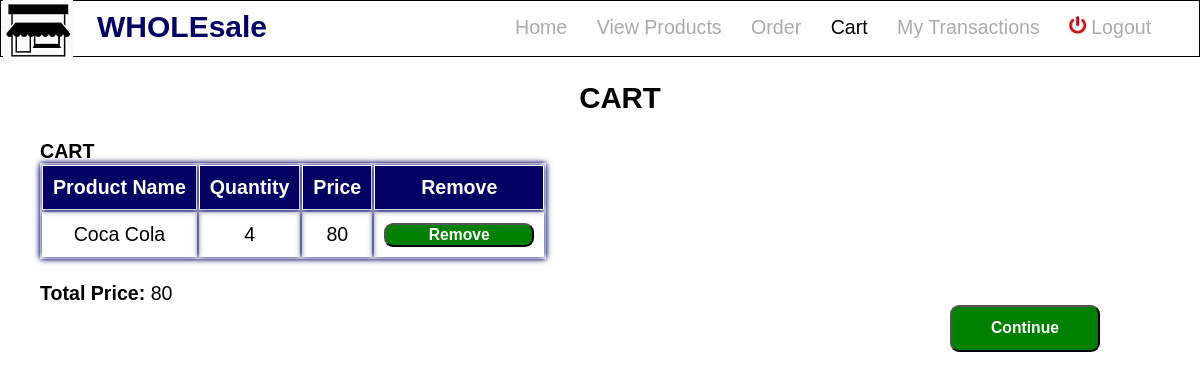
The app's page /cart.php (signed in) with its own data.
### tables this page shows
CREATE TABLE `cart` (
  `product_id` int(11) NOT NULL,
  `product_name` varchar(20) NOT NULL,
  `quantity` int(11) NOT NULL,
  `price` int(11) NOT NULL,
  `customer_id` varchar(20) NOT NULL
);

### cart.php (the view, shortened to what this page needs)
<!DOCTYPE html>
<html>
<head>
	<link rel='stylesheet' href="css/style.css">
</head>
<body>
		<img src="image/whole1.jpg" style="margin-left:3px;float:left"/>
	    <h1 style="float:left;color:#040165;margin:10px 20px;font-size:30px">WHOLEsale</h1>
	    <div class='sidebar'>
	    <ul>
		   <li onclick="location.href='customerHome.php'">Home</li>
		   <li onclick="location.href='viewProductsCustomer.php'">View Products</li>
		   <li onclick="location.href='order.php'">Order</li>
		   <li class='active' onclick="location.href='cart.php'">Cart</li>
		   <li onclick="location.href='customerViewTransactions.php'">My Transactions</li>
		   <li onclick="location.href='logout.php'"><img src="image/logout.jpg" />Logout</li>
	    </ul>
	</div>
<div class='container'>
        <h2>CART</h2>
		<form action="<?php echo $_SERVER['PHP_SELF']; ?>" method='get'>
		<?php
			$conn=mysqli_connect("localhost","root","","wholesale");
			$curUser=$_SESSION['loginUser'];
			$sql="select * from cart where customer_id='$curUser'";
			$result=mysqli_query($conn,$sql);
			$totPrice=0;
			$row=mysqli_fetch_assoc($result);
		    if($row==0){
				echo "<script>alert('cart is empty');</script>";
			}
			else{
			?>
			 <b>CART</b>
			<table><tr><th>Product Name</th><th>Quantity</th><th>Price</th><th>Remove</th></tr>
			<?php
			$sql="select * from cart where customer_id='$curUser'";
			$result=mysqli_query($conn,$sql);
			while($row=mysqli_fetch_assoc($result)){
				echo "<tr><td>".$row['product_name']."</td><td>".$row['quantity']."</td><td>".$row['price']."</td><td><button type='submit' class='gBtn' name='submit' value='".$row['product_id']."'>Remove</button></td></tr>";
				$totPrice+=$row['price'];
			}
			echo "</table><br><b>Total Price: </b>".$totPrice."</form><form action='placeOrder.php' method='get'>
		<button style='float:right;margin-right:100px;width:150px;height:3em;' type='submit' name='totalPrice' value='".$totPrice."' class='gBtn'>Continue</button></form>";
			}
		?>
</div>
</body>
</html>

### css/style.css (style rules this page uses)
body { margin:0; font-size:14px; font-family:arial; }
ul { margin:0px; border:1px solid black; padding-top:30px; font-size:140%; height:25px; padding:15px; padding-left:500px; }
li { margin-left:4px; padding:3px 10px; color:#ababab; display:inline; }
ul .active { color:black; }
img { margin-right:4px; }
.sidebar { display:inline; }
.container { font-size:140%; }
.container h2 { text-align:center; }
.container table { box-shadow:0px 0px 6px #040165; }
.container table th { background-color:#040165; padding:10px 10px; color:#fff; border:1px solid white; box-shadow:0px 0px 6px #040165; }
.container { margin-left:40px; }
.container table td { padding:10px 10px; text-align:center; box-shadow:0px 0px 6px #040165; }
.gBtn { font-weight:bold; font-size:80%; border-radius:9px; width:150px; background-color:green; color:#fff }

### records on screen
cart: product_name "Coca Cola", quantity "4", price "80", $row['product_id'] 1 (drawn)

### other values on screen
$totPrice "80"
